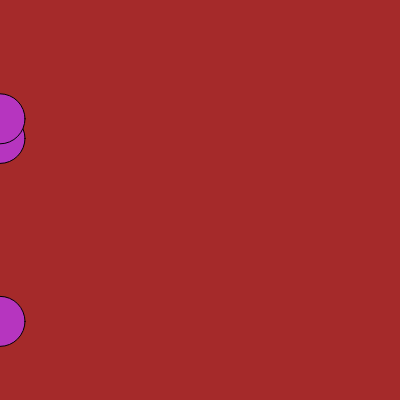
Frame 1 (no input)
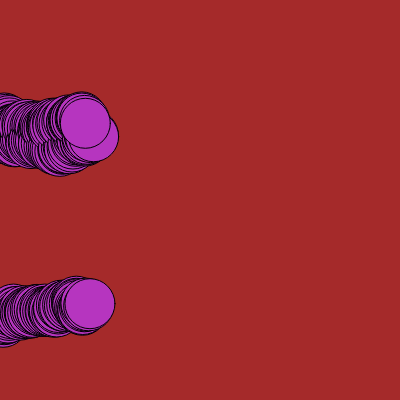
Frame 60 (no input)
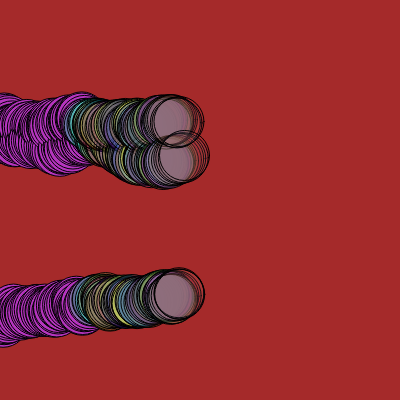
Frame 120 (the mouse pressed at the canvas centre since frame 60)

The p5.js sketch that drew these frames (run headless with seeded random() and noise() and a simulated clock; from frame 60 on, the mouse is pressed at the canvas centre):

// p5.js sketch
// ── sketch.js
let cor;
let circuloX;
let circuloY;

function setup() {
  createCanvas(400, 400);;
  background("brown")
  cor = color (random(0,255),random(0, 255),random(0,255));
circuloX = [0, 0, 0];
circuloY = [random(height),random(height),random(height)];
}
            

function draw() {
  fill(cor)
  for(let contador in circuloX)
  {circle(circuloX[contador],circuloY[contador], 50);
  circuloX[contador]+= random(0,3);
  circuloY[contador]+= random(-3, 3);
   
   if(circuloX[contador] >= width){
   circuloX[contador]= 0;
   circuloY[contador]= random(height);
   }
}

if(mouseIsPressed){
  cor = color(random(0,255), random(0,255),
random(0, 255), random(0, 100));
  }
}
